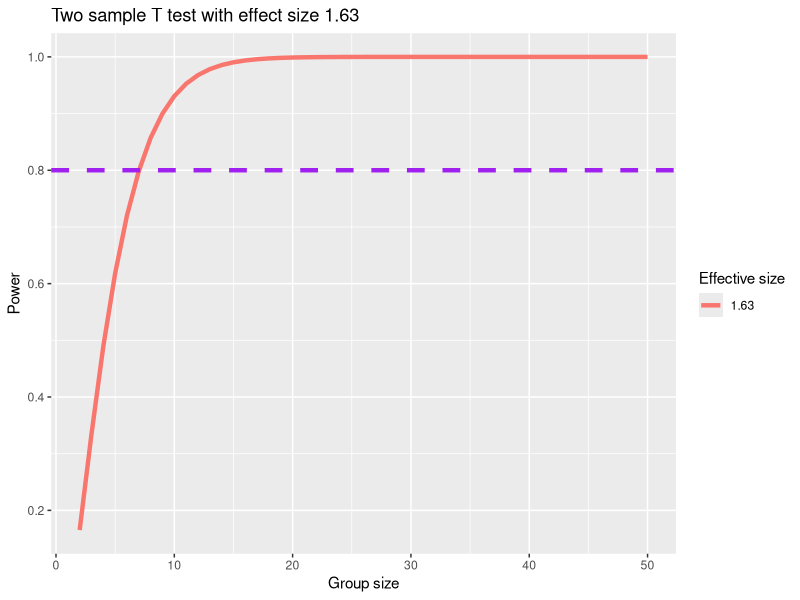
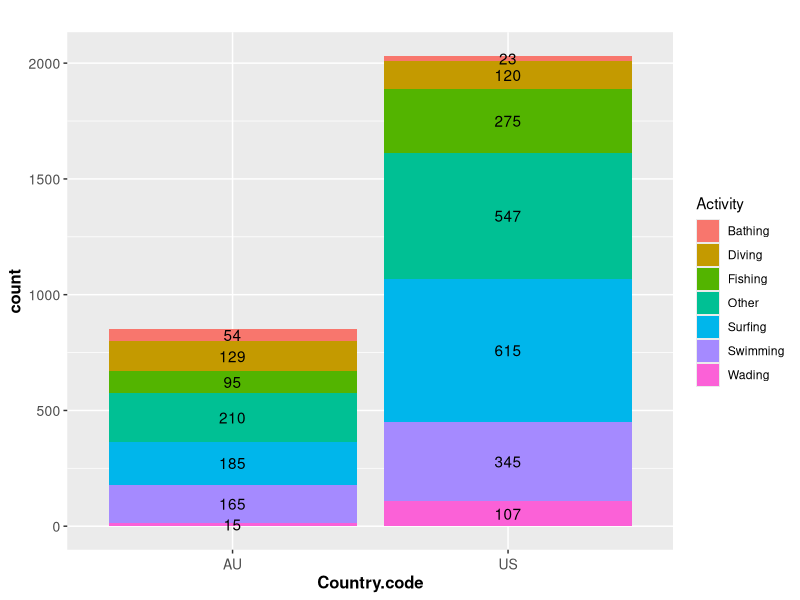
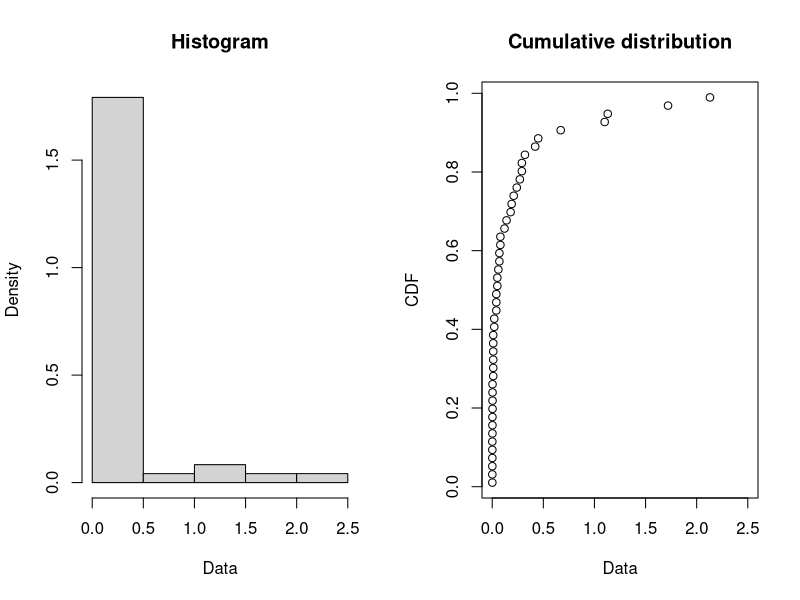
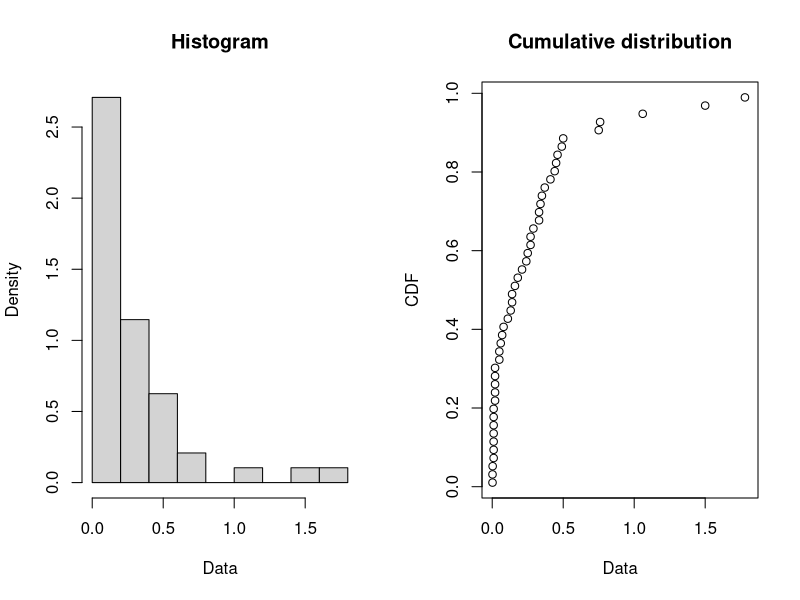
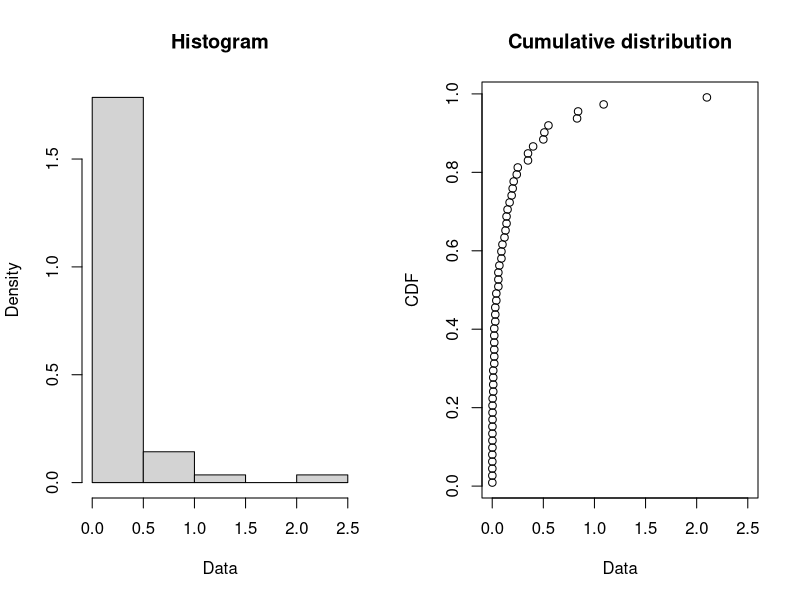
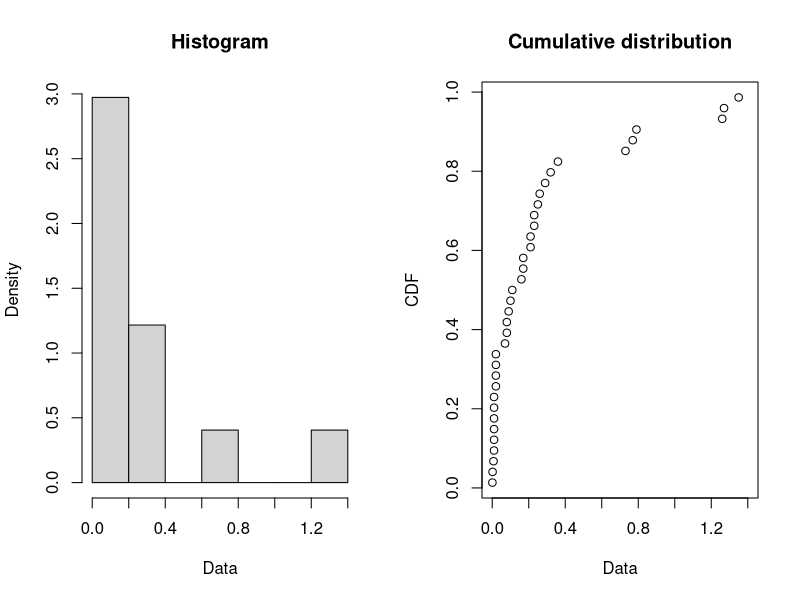
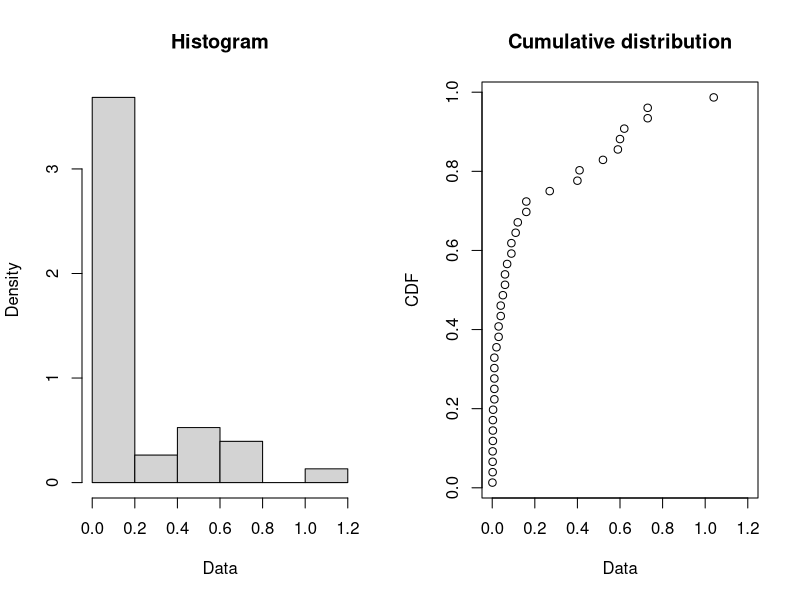
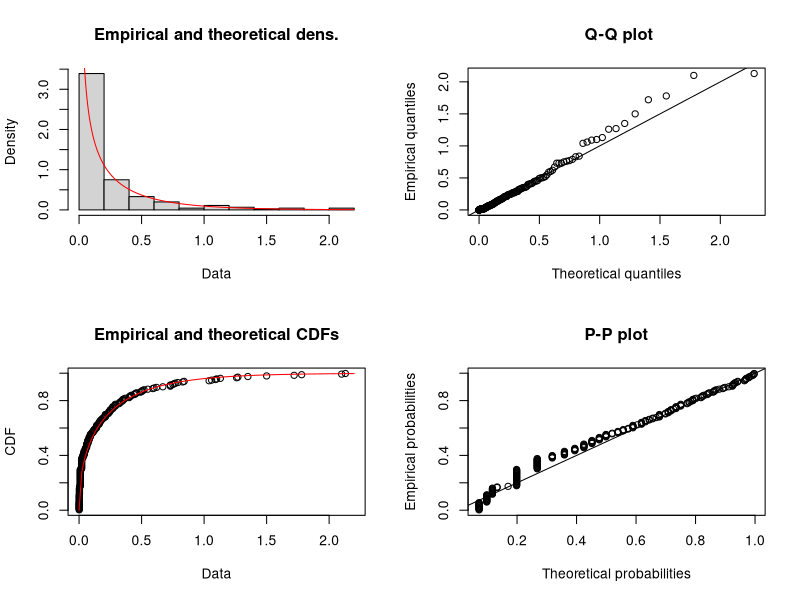

The R source for these figures, in order:
## ---- chunk 1
knitr::opts_chunk$set(echo = TRUE)
library(tidyverse)
library(stringr)
library(gridExtra)
library(kableExtra)
library(ggpubr)
library(pwr)
library(fitdistrplus)
library(knitr)
## ---- chunk 2
#Store the data
Min<-c(20.90,23.23,23.10,30.40,42.70,62.20,39.5,38.40,26.20,55.90,49.70,44.60,36.40,32.00,10.60,34.30,42.30,26.50,51.50,47.20)#refusal rate for minority applicants
White<-c(3.7,5.5,6.7,9.0,13.9,20.6,13.4,13.2,9.3,21.0,20.1,19.1,16.0,16.0,5.6,18.4,23.3,15.6,32.4,29.7)#refusal rate for white applicants
data1 <- data.frame( 
                group = rep(c("Min", "White"), each = 20),
                percent = c(Min,  White)
                )
# Two sample T-test to test whether the refusal rate for minority applicants is greater than the refusal rate for white applicants
res<-t.test(percent ~ group, data = data1,
        var.equal = TRUE, alternative = "greater")
res$p.value
## ---- chunk 3
# Power analysis to show the sufficiency
# Calculate the effect size
effect_size=abs(mean(Min)-mean(White))/sd(Min)

ptab1 <- cbind(NULL)
n <- seq(2, 50, by = 1)
for (i in seq(2, 50, by = 1)) {
  pwrt1 <- pwr.t2n.test(
    n1 = i, n2 = i,
    sig.level = 0.05, power = NULL,
    d = effect_size, alternative = "two.sided"
  )
  ptab1 <- rbind(ptab1, pwrt1$power)
}
temp<-as.data.frame(ptab1)
colnames(temp)[1]<-"num"
ggplot(temp) +
  geom_line(aes(x = n, y = num, colour = "darkblue"), size = 1.5) +
  scale_color_discrete(name = "Effective size", labels = c(round(effect_size,2))) +
  geom_hline(yintercept = 0.8, linetype = "dashed", color = "purple", size = 1.5) +
  ylab("Power") + scale_y_continuous(breaks = seq(0, 1, by = 0.2)) + ggtitle("Two sample T test with effect size 1.63") + xlab("Group size")

## ---- chunk 4
data2 <- matrix(c(12,23,89,8,12,62,21,30,119),ncol=3,nrow = 3,byrow=TRUE)
colnames(data2) <- c("dead","art","fly")
rownames(data2) <- c("Area51","BDV","Giffen")
fly <- as.table(data2)
chisq.test(data2,correct = F)

## ---- chunk 5
data3<-read.csv("sharkattack.csv")
data3<-data3%>%filter(Country.code=="US"|Country.code=="AU"&Type=="Unprovoked")
temp<-data3%>%group_by(Country.code,Activity)%>%summarise(count=n())%>% ungroup()%>%group_by(Country.code)%>%mutate(percent=count/sum(count))
kable(temp)
ggplot(data = temp, aes(Country.code, count, group = Activity)) +
 geom_col(aes(fill = Activity)) +
 geom_text(aes(label = count), position = position_stack(vjust = 0.5))+theme(axis.title.x = element_text(face="bold",  size=12), 
          axis.title.y = element_text(face="bold",  size=12),
          plot.title = element_text(size=12, face="bold"),  
          axis.text.x  = element_text(vjust=0.5, size=10),axis.text.y = element_text(vjust=0.5, size=10)) + theme(plot.title = element_text(hjust = 0.5))+ggtitle("")
## ---- chunk 6
# Transfer dataframe into matric to do chi-square test
data33<- matrix(c(23,120,275,547,615,347,107,54,129,95,210,186,165,12), nrow=2,
               dimnames = list(c("AU","US"),c("Bathing","Diving","Fishing","Other","Surfing","Swimming","Wading")))
chisq.test(data33,correct = F)

## ---- chunk 7
# read the data
data60 <- read.table("ill-60.txt", quote="\"", comment.char="")
data60 <-as.numeric(as.array(data60 [,1]))
data61 <- read.table("ill-61.txt", quote="\"", comment.char="")
data61<-as.numeric(as.array(data61[,1]))
data62 <- read.table("ill-62.txt", quote="\"", comment.char="")
data62<-as.numeric(as.array(data62[,1]))
data63<- read.table("ill-63.txt", quote="\"", comment.char="")
data63<-as.numeric(as.array(data63[,1]))
data64 <- read.table("ill-64.txt", quote="\"", comment.char="")
data64<-as.numeric(as.array(data64[,1]))

# explore the distribution of the rainfall data
plotdist(data60)
plotdist(data61)
plotdist(data62)
plotdist(data63)
plotdist(data64)

Rain<-matrix(c(sum(data60),sum(data60)/length(data60),sum(data61),sum(data61)/length(data61),sum(data62),sum(data62)/length(data62),sum(data63),sum(data63)/length(data63),sum(data64),sum(data64)/length(data64)),nrow=2,dimnames = list(c("TotalRain","AverageRain"),c("1960","1961","1962","1963","1964")))

kable(Rain)
## ---- chunk 8
#Test whether the gamma distribution was a good fit for their data.
alldata<-c(data60,data61,data62,data63,data64)
test_gamma <- fitdist(alldata, "gamma")
plot(test_gamma)
## ---- chunk 9
# calculate MOM and MLE
mom <- fitdist(alldata, "gamma",method = "mme")
boot_mom <- bootdist(mom)
summary(boot_mom)

mle <- fitdist(alldata, "gamma",method = "mle")
boot_mle <- bootdist(mle)
summary(boot_mle)
## ---- chunk 10
#Derive equations (10a), (10b), (10c) in Section 3.2.2.
#Use R to reproduce the calculations in Table 1 which is explained in 3.2.3. Describe what you have done and what it means in the context the the treatment decision used as an illustration in the Manski article.
